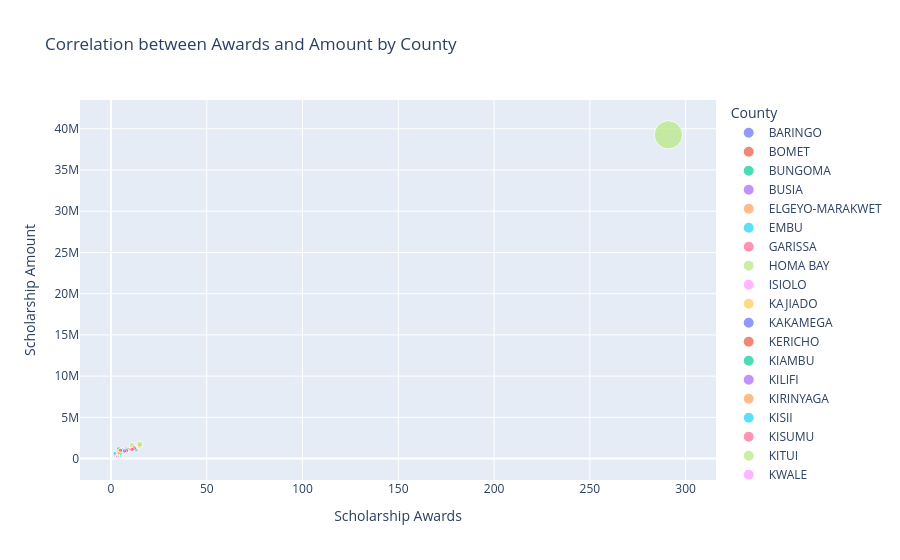

Notebook source saved alongside this figure:
### Markdown cell above
### Is there a correlation between the number of scholarships awarded and the total amount distributed in each county? ###

### Reveal insights into equitable distribution and whether some counties get smaller/larger awards on average ###

### Code cell
fig = px.scatter(
    scholarship_data,
    x='Scholarship Awards',
    y='Scholarship Amount',
    color='County',
    size='Scholarship Amount',
    hover_name='County',
    title='Correlation between Awards and Amount by County'
)
fig.show()

### Figure 1 — Plotly figure (JSON) as saved in the notebook; plotly's stock layout.template omitted (floating-point values rounded to 4 significant figures)
{"data": [{"hovertemplate": "<b>%{hovertext}</b><br><br>County=BARINGO<br>Scholarship Awards=%{x}<br>Scholarship Amount=%{marker.size}<extra></extra>", "hovertext": ["BARINGO"], "legendgroup": "BARINGO", "marker": {"color": "#636efa", "size": [946000.0], "sizemode": "area", "sizeref": 98170.0, "symbol": "circle"}, "mode": "markers", "name": "BARINGO", "orientation": "v", "showlegend": true, "type": "scatter", "x": [5.0], "xaxis": "x", "y": [946000.0], "yaxis": "y"}, {"hovertemplate": "<b>%{hovertext}</b><br><br>County=BOMET<br>Scholarship Awards=%{x}<br>Scholarship Amount=%{marker.size}<extra></extra>", "hovertext": ["BOMET"], "legendgroup": "BOMET", "marker": {"color": "#EF553B", "size": [960100.0], "sizemode": "area", "sizeref": 98170.0, "symbol": "circle"}, "mode": "markers", "name": "BOMET", "orientation": "v", "showlegend": true, "type": "scatter", "x": [5.0], "xaxis": "x", "y": [960100.0], "yaxis": "y"}, {"hovertemplate": "<b>%{hovertext}</b><br><br>County=BUNGOMA<br>Scholarship Awards=%{x}<br>Scholarship Amount=%{marker.size}<extra></extra>", "hovertext": ["BUNGOMA"], "legendgroup": "BUNGOMA", "marker": {"color": "#00cc96", "size": [852000.0], "sizemode": "area", "sizeref": 98170.0, "symbol": "circle"}, "mode": "markers", "name": "BUNGOMA", "orientation": "v", "showlegend": true, "type": "scatter", "x": [8.0], "xaxis": "x", "y": [852000.0], "yaxis": "y"}, {"hovertemplate": "<b>%{hovertext}</b><br><br>County=BUSIA<br>Scholarship Awards=%{x}<br>Scholarship Amount=%{marker.size}<extra></extra>", "hovertext": ["BUSIA"], "legendgroup": "BUSIA", "marker": {"color": "#ab63fa", "size": [844000.0], "sizemode": "area", "sizeref": 98170.0, "symbol": "circle"}, "mode": "markers", "name": "BUSIA", "orientation": "v", "showlegend": true, "type": "scatter", "x": [7.0], "xaxis": "x", "y": [844000.0], "yaxis": "y"}, {"hovertemplate": "<b>%{hovertext}</b><br><br>County=ELGEYO-MARAKWET<br>Scholarship Awards=%{x}<br>Scholarship Amount=%{marker.size}<extra></extra>", "hovertext": ["ELGEYO-MARAKWET"], "legendgroup": "ELGEYO-MARAKWET", "marker": {"color": "#FFA15A", "size": [687000.0], "sizemode": "area", "sizeref": 98170.0, "symbol": "circle"}, "mode": "markers", "name": "ELGEYO-MARAKWET", "orientation": "v", "showlegend": true, "type": "scatter", "x": [3.0], "xaxis": "x", "y": [687000.0], "yaxis": "y"}, {"hovertemplate": "<b>%{hovertext}</b><br><br>County=EMBU<br>Scholarship Awards=%{x}<br>Scholarship Amount=%{marker.size}<extra></extra>", "hovertext": ["EMBU"], "legendgroup": "EMBU", "marker": {"color": "#19d3f3", "size": [951000.0], "sizemode": "area", "sizeref": 98170.0, "symbol": "circle"}, "mode": "markers", "name": "EMBU", "orientation": "v", "showlegend": true, "type": "scatter", "x": [6.0], "xaxis": "x", "y": [951000.0], "yaxis": "y"}, {"hovertemplate": "<b>%{hovertext}</b><br><br>County=GARISSA<br>Scholarship Awards=%{x}<br>Scholarship Amount=%{marker.size}<extra></extra>", "hovertext": ["GARISSA"], "legendgroup": "GARISSA", "marker": {"color": "#FF6692", "size": [537000.0], "sizemode": "area", "sizeref": 98170.0, "symbol": "circle"}, "mode": "markers", "name": "GARISSA", "orientation": "v", "showlegend": true, "type": "scatter", "x": [4.0], "xaxis": "x", "y": [537000.0], "yaxis": "y"}, {"hovertemplate": "<b>%{hovertext}</b><br><br>County=HOMA BAY<br>Scholarship Awards=%{x}<br>Scholarship Amount=%{marker.size}<extra></extra>", "hovertext": ["HOMA BAY"], "legendgroup": "HOMA BAY", "marker": {"color": "#B6E880", "size": [1283000.0], "sizemode": "area", "sizeref": 98170.0, "symbol": "circle"}, "mode": "markers", "name": "HOMA BAY", "orientation": "v", "showlegend": true, "type": "scatter", "x": [12.0], "xaxis": "x", "y": [1283000.0], "yaxis": "y"}, {"hovertemplate": "<b>%{hovertext}</b><br><br>County=ISIOLO<br>Scholarship Awards=%{x}<br>Scholarship Amount=%{marker.size}<extra></extra>", "hovertext": ["ISIOLO"], "legendgroup": "ISIOLO", "marker": {"color": "#FF97FF", "size": [74000.0], "sizemode": "area", "sizeref": 98170.0, "symbol": "circle"}, "mode": "markers", "name": "ISIOLO", "orientation": "v", "showlegend": true, "type": "scatter", "x": [2.0], "xaxis": "x", "y": [74000.0], "yaxis": "y"}, {"hovertemplate": "<b>%{hovertext}</b><br><br>County=KAJIADO<br>Scholarship Awards=%{x}<br>Scholarship Amount=%{marker.size}<extra></extra>", "hovertext": ["KAJIADO"], "legendgroup": "KAJIADO", "marker": {"color": "#FECB52", "size": [741000.0], "sizemode": "area", "sizeref": 98170.0, "symbol": "circle"}, "mode": "markers", "name": "KAJIADO", "orientation": "v", "showlegend": true, "type": "scatter", "x": [5.0], "xaxis": "x", "y": [741000.0], "yaxis": "y"}, {"hovertemplate": "<b>%{hovertext}</b><br><br>County=KAKAMEGA<br>Scholarship Awards=%{x}<br>Scholarship Amount=%{marker.size}<extra></extra>", "hovertext": ["KAKAMEGA"], "legendgroup": "KAKAMEGA", "marker": {"color": "#636efa", "size": [924000.0], "sizemode": "area", "sizeref": 98170.0, "symbol": "circle"}, "mode": "markers", "name": "KAKAMEGA", "orientation": "v", "showlegend": true, "type": "scatter", "x": [5.0], "xaxis": "x", "y": [924000.0], "yaxis": "y"}, {"hovertemplate": "<b>%{hovertext}</b><br><br>County=KERICHO<br>Scholarship Awards=%{x}<br>Scholarship Amount=%{marker.size}<extra></extra>", "hovertext": ["KERICHO"], "legendgroup": "KERICHO", "marker": {"color": "#EF553B", "size": [1187000.0], "sizemode": "area", "sizeref": 98170.0, "symbol": "circle"}, "mode": "markers", "name": "KERICHO", "orientation": "v", "showlegend": true, "type": "scatter", "x": [8.0], "xaxis": "x", "y": [1187000.0], "yaxis": "y"}, {"hovertemplate": "<b>%{hovertext}</b><br><br>County=KIAMBU<br>Scholarship Awards=%{x}<br>Scholarship Amount=%{marker.size}<extra></extra>", "hovertext": ["KIAMBU"], "legendgroup": "KIAMBU", "marker": {"color": "#00cc96", "size": [338000.0], "sizemode": "area", "sizeref": 98170.0, "symbol": "circle"}, "mode": "markers", "name": "KIAMBU", "orientation": "v", "showlegend": true, "type": "scatter", "x": [5.0], "xaxis": "x", "y": [338000.0], "yaxis": "y"}, {"hovertemplate": "<b>%{hovertext}</b><br><br>County=KILIFI<br>Scholarship Awards=%{x}<br>Scholarship Amount=%{marker.size}<extra></extra>", "hovertext": ["KILIFI"], "legendgroup": "KILIFI", "marker": {"color": "#ab63fa", "size": [687000.0], "sizemode": "area", "sizeref": 98170.0, "symbol": "circle"}, "mode": "markers", "name": "KILIFI", "orientation": "v", "showlegend": true, "type": "scatter", "x": [3.0], "xaxis": "x", "y": [687000.0], "yaxis": "y"}, {"hovertemplate": "<b>%{hovertext}</b><br><br>County=KIRINYAGA<br>Scholarship Awards=%{x}<br>Scholarship Amount=%{marker.size}<extra></extra>", "hovertext": ["KIRINYAGA"], "legendgroup": "KIRINYAGA", "marker": {"color": "#FFA15A", "size": [854000.0], "sizemode": "area", "sizeref": 98170.0, "symbol": "circle"}, "mode": "markers", "name": "KIRINYAGA", "orientation": "v", "showlegend": true, "type": "scatter", "x": [7.0], "xaxis": "x", "y": [854000.0], "yaxis": "y"}, {"hovertemplate": "<b>%{hovertext}</b><br><br>County=KISII<br>Scholarship Awards=%{x}<br>Scholarship Amount=%{marker.size}<extra></extra>", "hovertext": ["KISII"], "legendgroup": "KISII", "marker": {"color": "#19d3f3", "size": [1056000.0], "sizemode": "area", "sizeref": 98170.0, "symbol": "circle"}, "mode": "markers", "name": "KISII", "orientation": "v", "showlegend": true, "type": "scatter", "x": [13.0], "xaxis": "x", "y": [1056000.0], "yaxis": "y"}, {"hovertemplate": "<b>%{hovertext}</b><br><br>County=KISUMU<br>Scholarship Awards=%{x}<br>Scholarship Amount=%{marker.size}<extra></extra>", "hovertext": ["KISUMU"], "legendgroup": "KISUMU", "marker": {"color": "#FF6692", "size": [1216000.0], "sizemode": "area", "sizeref": 98170.0, "symbol": "circle"}, "mode": "markers", "name": "KISUMU", "orientation": "v", "showlegend": true, "type": "scatter", "x": [11.0], "xaxis": "x", "y": [1216000.0], "yaxis": "y"}, {"hovertemplate": "<b>%{hovertext}</b><br><br>County=KITUI<br>Scholarship Awards=%{x}<br>Scholarship Amount=%{marker.size}<extra></extra>", "hovertext": ["KITUI"], "legendgroup": "KITUI", "marker": {"color": "#B6E880", "size": [1608000.0], "sizemode": "area", "sizeref": 98170.0, "symbol": "circle"}, "mode": "markers", "name": "KITUI", "orientation": "v", "showlegend": true, "type": "scatter", "x": [11.0], "xaxis": "x", "y": [1608000.0], "yaxis": "y"}, {"hovertemplate": "<b>%{hovertext}</b><br><br>County=KWALE<br>Scholarship Awards=%{x}<br>Scholarship Amount=%{marker.size}<extra></extra>", "hovertext": ["KWALE"], "legendgroup": "KWALE", "marker": {"color": "#FF97FF", "size": [227000.0], "sizemode": "area", "sizeref": 98170.0, "symbol": "circle"}, "mode": "markers", "name": "KWALE", "orientation": "v", "showlegend": true, "type": "scatter", "x": [2.0], "xaxis": "x", "y": [227000.0], "yaxis": "y"}, {"hovertemplate": "<b>%{hovertext}</b><br><br>County=LAIKIPIA<br>Scholarship Awards=%{x}<br>Scholarship Amount=%{marker.size}<extra></extra>", "hovertext": ["LAIKIPIA"], "legendgroup": "LAIKIPIA", "marker": {"color": "#FECB52", "size": [779000.0], "sizemode": "area", "sizeref": 98170.0, "symbol": "circle"}, "mode": "markers", "name": "LAIKIPIA", "orientation": "v", "showlegend": true, "type": "scatter", "x": [4.0], "xaxis": "x", "y": [779000.0], "yaxis": "y"}, {"hovertemplate": "<b>%{hovertext}</b><br><br>County=LAMU<br>Scholarship Awards=%{x}<br>Scholarship Amount=%{marker.size}<extra></extra>", "hovertext": ["LAMU"], "legendgroup": "LAMU", "marker": {"color": "#636efa", "size": [200000.0], "sizemode": "area", "sizeref": 98170.0, "symbol": "circle"}, "mode": "markers", "name": "LAMU", "orientation": "v", "showlegend": true, "type": "scatter", "x": [2.0], "xaxis": "x", "y": [200000.0], "yaxis": "y"}, {"hovertemplate": "<b>%{hovertext}</b><br><br>County=MACHAKOS<br>Scholarship Awards=%{x}<br>Scholarship Amount=%{marker.size}<extra></extra>", "hovertext": ["MACHAKOS"], "legendgroup": "MACHAKOS", "marker": {"color": "#EF553B", "size": [1256000.0], "sizemode": "area", "sizeref": 98170.0, "symbol": "circle"}, "mode": "markers", "name": "MACHAKOS", "orientation": "v", "showlegend": true, "type": "scatter", "x": [12.0], "xaxis": "x", "y": [1256000.0], "yaxis": "y"}, {"hovertemplate": "<b>%{hovertext}</b><br><br>County=MAKUENI<br>Scholarship Awards=%{x}<br>Scholarship Amount=%{marker.size}<extra></extra>", "hovertext": ["MAKUENI"], "legendgroup": "MAKUENI", "marker": {"color": "#00cc96", "size": [1137000.0], "sizemode": "area", "sizeref": 98170.0, "symbol": "circle"}, "mode": "markers", "name": "MAKUENI", "orientation": "v", "showlegend": true, "type": "scatter", "x": [4.0], "xaxis": "x", "y": [1137000.0], "yaxis": "y"}, {"hovertemplate": "<b>%{hovertext}</b><br><br>County=MANDERA<br>Scholarship Awards=%{x}<br>Scholarship Amount=%{marker.size}<extra></extra>", "hovertext": ["MANDERA"], "legendgroup": "MANDERA", "marker": {"color": "#ab63fa", "size": [1051000.0], "sizemode": "area", "sizeref": 98170.0, "symbol": "circle"}, "mode": "markers", "name": "MANDERA", "orientation": "v", "showlegend": true, "type": "scatter", "x": [7.0], "xaxis": "x", "y": [1051000.0], "yaxis": "y"}, {"hovertemplate": "<b>%{hovertext}</b><br><br>County=MARSABIT<br>Scholarship Awards=%{x}<br>Scholarship Amount=%{marker.size}<extra></extra>", "hovertext": ["MARSABIT"], "legendgroup": "MARSABIT", "marker": {"color": "#FFA15A", "size": [914000.0], "sizemode": "area", "sizeref": 98170.0, "symbol": "circle"}, "mode": "markers", "name": "MARSABIT", "orientation": "v", "showlegend": true, "type": "scatter", "x": [5.0], "xaxis": "x", "y": [914000.0], "yaxis": "y"}, {"hovertemplate": "<b>%{hovertext}</b><br><br>County=MERU<br>Scholarship Awards=%{x}<br>Scholarship Amount=%{marker.size}<extra></extra>", "hovertext": ["MERU"], "legendgroup": "MERU", "marker": {"color": "#19d3f3", "size": [788000.0], "sizemode": "area", "sizeref": 98170.0, "symbol": "circle"}, "mode": "markers", "name": "MERU", "orientation": "v", "showlegend": true, "type": "scatter", "x": [6.0], "xaxis": "x", "y": [788000.0], "yaxis": "y"}, {"hovertemplate": "<b>%{hovertext}</b><br><br>County=MIGORI<br>Scholarship Awards=%{x}<br>Scholarship Amount=%{marker.size}<extra></extra>", "hovertext": ["MIGORI"], "legendgroup": "MIGORI", "marker": {"color": "#FF6692", "size": [1095000.0], "sizemode": "area", "sizeref": 98170.0, "symbol": "circle"}, "mode": "markers", "name": "MIGORI", "orientation": "v", "showlegend": true, "type": "scatter", "x": [9.0], "xaxis": "x", "y": [1095000.0], "yaxis": "y"}, {"hovertemplate": "<b>%{hovertext}</b><br><br>County=MOMBASA<br>Scholarship Awards=%{x}<br>Scholarship Amount=%{marker.size}<extra></extra>", "hovertext": ["MOMBASA"], "legendgroup": "MOMBASA", "marker": {"color": "#B6E880", "size": [356000.0], "sizemode": "area", "sizeref": 98170.0, "symbol": "circle"}, "mode": "markers", "name": "MOMBASA", "orientation": "v", "showlegend": true, "type": "scatter", "x": [3.0], "xaxis": "x", "y": [356000.0], "yaxis": "y"}, {"hovertemplate": "<b>%{hovertext}</b><br><br>County=MURANGA<br>Scholarship Awards=%{x}<br>Scholarship Amount=%{marker.size}<extra></extra>", "hovertext": ["MURANGA"], "legendgroup": "MURANGA", "marker": {"color": "#FF97FF", "size": [798000.0], "sizemode": "area", "sizeref": 98170.0, "symbol": "circle"}, "mode": "markers", "name": "MURANGA", "orientation": "v", "showlegend": true, "type": "scatter", "x": [6.0], "xaxis": "x", "y": [798000.0], "yaxis": "y"}, {"hovertemplate": "<b>%{hovertext}</b><br><br>County=NAIROBI<br>Scholarship Awards=%{x}<br>Scholarship Amount=%{marker.size}<extra></extra>", "hovertext": ["NAIROBI"], "legendgroup": "NAIROBI", "marker": {"color": "#FECB52", "size": [1562000.0], "sizemode": "area", "sizeref": 98170.0, "symbol": "circle"}, "mode": "markers", "name": "NAIROBI", "orientation": "v", "showlegend": true, "type": "scatter", "x": [15.0], "xaxis": "x", "y": [1562000.0], "yaxis": "y"}, {"hovertemplate": "<b>%{hovertext}</b><br><br>County=NAKURU<br>Scholarship Awards=%{x}<br>Scholarship Amount=%{marker.size}<extra></extra>", "hovertext": ["NAKURU"], "legendgroup": "NAKURU", "marker": {"color": "#636efa", "size": [1044000.0], "sizemode": "area", "sizeref": 98170.0, "symbol": "circle"}, "mode": "markers", "name": "NAKURU", "orientation": "v", "showlegend": true, "type": "scatter", "x": [8.0], "xaxis": "x", "y": [1044000.0], "yaxis": "y"}, {"hovertemplate": "<b>%{hovertext}</b><br><br>County=NANDI<br>Scholarship Awards=%{x}<br>Scholarship Amount=%{marker.size}<extra></extra>", "hovertext": ["NANDI"], "legendgroup": "NANDI", "marker": {"color": "#EF553B", "size": [954000.0], "sizemode": "area", "sizeref": 98170.0, "symbol": "circle"}, "mode": "markers", "name": "NANDI", "orientation": "v", "showlegend": true, "type": "scatter", "x": [8.0], "xaxis": "x", "y": [954000.0], "yaxis": "y"}, {"hovertemplate": "<b>%{hovertext}</b><br><br>County=NAROK<br>Scholarship Awards=%{x}<br>Scholarship Amount=%{marker.size}<extra></extra>", "hovertext": ["NAROK"], "legendgroup": "NAROK", "marker": {"color": "#00cc96", "size": [128000.0], "sizemode": "area", "sizeref": 98170.0, "symbol": "circle"}, "mode": "markers", "name": "NAROK", "orientation": "v", "showlegend": true, "type": "scatter", "x": [4.0], "xaxis": "x", "y": [128000.0], "yaxis": "y"}, {"hovertemplate": "<b>%{hovertext}</b><br><br>County=NYAMIRA<br>Scholarship Awards=%{x}<br>Scholarship Amount=%{marker.size}<extra></extra>", "hovertext": ["NYAMIRA"], "legendgroup": "NYAMIRA", "marker": {"color": "#ab63fa", "size": [318000.0], "sizemode": "area", "sizeref": 98170.0, "symbol": "circle"}, "mode": "markers", "name": "NYAMIRA", "orientation": "v", "showlegend": true, "type": "scatter", "x": [4.0], "xaxis": "x", "y": [318000.0], "yaxis": "y"}, {"hovertemplate": "<b>%{hovertext}</b><br><br>County=NYANDARUA<br>Scholarship Awards=%{x}<br>Scholarship Amount=%{marker.size}<extra></extra>", "hovertext": ["NYANDARUA"], "legendgroup": "NYANDARUA", "marker": {"color": "#FFA15A", "size": [780000.0], "sizemode": "area", "sizeref": 98170.0, "symbol": "circle"}, "mode": "markers", "name": "NYANDARUA", "orientation": "v", "showlegend": true, "type": "scatter", "x": [5.0], "xaxis": "x", "y": [780000.0], "yaxis": "y"}, {"hovertemplate": "<b>%{hovertext}</b><br><br>County=NYERI<br>Scholarship Awards=%{x}<br>Scholarship Amount=%{marker.size}<extra></extra>", "hovertext": ["NYERI"], "legendgroup": "NYERI", "marker": {"color": "#19d3f3", "size": [1024000.0], "sizemode": "area", "sizeref": 98170.0, "symbol": "circle"}, "mode": "markers", "name": "NYERI", "orientation": "v", "showlegend": true, "type": "scatter", "x": [6.0], "xaxis": "x", "y": [1024000.0], "yaxis": "y"}, {"hovertemplate": "<b>%{hovertext}</b><br><br>County=SAMBURU<br>Scholarship Awards=%{x}<br>Scholarship Amount=%{marker.size}<extra></extra>", "hovertext": ["SAMBURU"], "legendgroup": "SAMBURU", "marker": {"color": "#FF6692", "size": [1105000.0], "sizemode": "area", "sizeref": 98170.0, "symbol": "circle"}, "mode": "markers", "name": "SAMBURU", "orientation": "v", "showlegend": true, "type": "scatter", "x": [11.0], "xaxis": "x", "y": [1105000.0], "yaxis": "y"}, {"hovertemplate": "<b>%{hovertext}</b><br><br>County=SIAYA<br>Scholarship Awards=%{x}<br>Scholarship Amount=%{marker.size}<extra></extra>", "hovertext": ["SIAYA"], "legendgroup": "SIAYA", "marker": {"color": "#B6E880", "size": [1744000.0], "sizemode": "area", "sizeref": 98170.0, "symbol": "circle"}, "mode": "markers", "name": "SIAYA", "orientation": "v", "showlegend": true, "type": "scatter", "x": [15.0], "xaxis": "x", "y": [1744000.0], "yaxis": "y"}, {"hovertemplate": "<b>%{hovertext}</b><br><br>County=TAITA-TAVETA<br>Scholarship Awards=%{x}<br>Scholarship Amount=%{marker.size}<extra></extra>", "hovertext": ["TAITA-TAVETA"], "legendgroup": "TAITA-TAVETA", "marker": {"color": "#FF97FF", "size": [437000.0], "sizemode": "area", "sizeref": 98170.0, "symbol": "circle"}, "mode": "markers", "name": "TAITA-TAVETA", "orientation": "v", "showlegend": true, "type": "scatter", "x": [3.0], "xaxis": "x", "y": [437000.0], "yaxis": "y"}, {"hovertemplate": "<b>%{hovertext}</b><br><br>County=TANA RIVER<br>Scholarship Awards=%{x}<br>Scholarship Amount=%{marker.size}<extra></extra>", "hovertext": ["TANA RIVER"], "legendgroup": "TANA RIVER", "marker": {"color": "#FECB52", "size": [887000.0], "sizemode": "area", "sizeref": 98170.0, "symbol": "circle"}, "mode": "markers", "name": "TANA RIVER", "orientation": "v", "showlegend": true, "type": "scatter", "x": [4.0], "xaxis": "x", "y": [887000.0], "yaxis": "y"}, {"hovertemplate": "<b>%{hovertext}</b><br><br>County=THARAKA-NITHI<br>Scholarship Awards=%{x}<br>Scholarship Amount=%{marker.size}<extra></extra>", "hovertext": ["THARAKA-NITHI"], "legendgroup": "THARAKA-NITHI", "marker": {"color": "#636efa", "size": [487000.0], "sizemode": "area", "sizeref": 98170.0, "symbol": "circle"}, "mode": "markers", "name": "THARAKA-NITHI", "orientation": "v", "showlegend": true, "type": "scatter", "x": [2.0], "xaxis": "x", "y": [487000.0], "yaxis": "y"}, {"hovertemplate": "<b>%{hovertext}</b><br><br>County=TRANS NZOIA<br>Scholarship Awards=%{x}<br>Scholarship Amount=%{marker.size}<extra></extra>", "hovertext": ["TRANS NZOIA"], "legendgroup": "TRANS NZOIA", "marker": {"color": "#EF553B", "size": [985700.0], "sizemode": "area", "sizeref": 98170.0, "symbol": "circle"}, "mode": "markers", "name": "TRANS NZOIA", "orientation": "v", "showlegend": true, "type": "scatter", "x": [5.0], "xaxis": "x", "y": [985700.0], "yaxis": "y"}, {"hovertemplate": "<b>%{hovertext}</b><br><br>County=TURKANA<br>Scholarship Awards=%{x}<br>Scholarship Amount=%{marker.size}<extra></extra>", "hovertext": ["TURKANA"], "legendgroup": "TURKANA", "marker": {"color": "#00cc96", "size": [588000.0], "sizemode": "area", "sizeref": 98170.0, "symbol": "circle"}, "mode": "markers", "name": "TURKANA", "orientation": "v", "showlegend": true, "type": "scatter", "x": [5.0], "xaxis": "x", "y": [588000.0], "yaxis": "y"}, {"hovertemplate": "<b>%{hovertext}</b><br><br>County=UASIN GISHU<br>Scholarship Awards=%{x}<br>Scholarship Amount=%{marker.size}<extra></extra>", "hovertext": ["UASIN GISHU"], "legendgroup": "UASIN GISHU", "marker": {"color": "#ab63fa", "size": [914000.0], "sizemode": "area", "sizeref": 98170.0, "symbol": "circle"}, "mode": "markers", "name": "UASIN GISHU", "orientation": "v", "showlegend": true, "type": "scatter", "x": [7.0], "xaxis": "x", "y": [914000.0], "yaxis": "y"}, {"hovertemplate": "<b>%{hovertext}</b><br><br>County=VIHIGA<br>Scholarship Awards=%{x}<br>Scholarship Amount=%{marker.size}<extra></extra>", "hovertext": ["VIHIGA"], "legendgroup": "VIHIGA", "marker": {"color": "#FFA15A", "size": [643000.0], "sizemode": "area", "sizeref": 98170.0, "symbol": "circle"}, "mode": "markers", "name": "VIHIGA", "orientation": "v", "showlegend": true, "type": "scatter", "x": [4.0], "xaxis": "x", "y": [643000.0], "yaxis": "y"}, {"hovertemplate": "<b>%{hovertext}</b><br><br>County=WAJIR<br>Scholarship Awards=%{x}<br>Scholarship Amount=%{marker.size}<extra></extra>", "hovertext": ["WAJIR"], "legendgroup": "WAJIR", "marker": {"color": "#19d3f3", "size": [650000.0], "sizemode": "area", "sizeref": 98170.0, "symbol": "circle"}, "mode": "markers", "name": "WAJIR", "orientation": "v", "showlegend": true, "type": "scatter", "x": [2.0], "xaxis": "x", "y": [650000.0], "yaxis": "y"}, {"hovertemplate": "<b>%{hovertext}</b><br><br>County=WEST POKOT<br>Scholarship Awards=%{x}<br>Scholarship Amount=%{marker.size}<extra></extra>", "hovertext": ["WEST POKOT"], "legendgroup": "WEST POKOT", "marker": {"color": "#FF6692", "size": [264000.0], "sizemode": "area", "sizeref": 98170.0, "symbol": "circle"}, "mode": "markers", "name": "WEST POKOT", "orientation": "v", "showlegend": true, "type": "scatter", "x": [3.0], "xaxis": "x", "y": [264000.0], "yaxis": "y"}, {"hovertemplate": "<b>%{hovertext}</b><br><br>County=Grand Total<br>Scholarship Awards=%{x}<br>Scholarship Amount=%{marker.size}<extra></extra>", "hovertext": ["Grand Total"], "legendgroup": "Grand Total", "marker": {"color": "#B6E880", "size": [39270000.0], "sizemode": "area", "sizeref": 98170.0, "symbol": "circle"}, "mode": "markers", "name": "Grand Total", "orientation": "v", "showlegend": true, "type": "scatter", "x": [291.0], "xaxis": "x", "y": [39270000.0], "yaxis": "y"}], "layout": {"autosize": true, "legend": {"itemsizing": "constant", "title": {"text": "County"}, "tracegroupgap": 0}, "title": {"text": "Correlation between Awards and Amount by County"}, "xaxis": {"anchor": "y", "autorange": true, "domain": [0, 1], "range": [-15.67, 313.8], "title": {"text": "Scholarship Awards"}, "type": "linear"}, "yaxis": {"anchor": "x", "autorange": true, "domain": [0, 1], "range": [-3211000.0, 46060000.0], "title": {"text": "Scholarship Amount"}, "type": "linear"}}}
